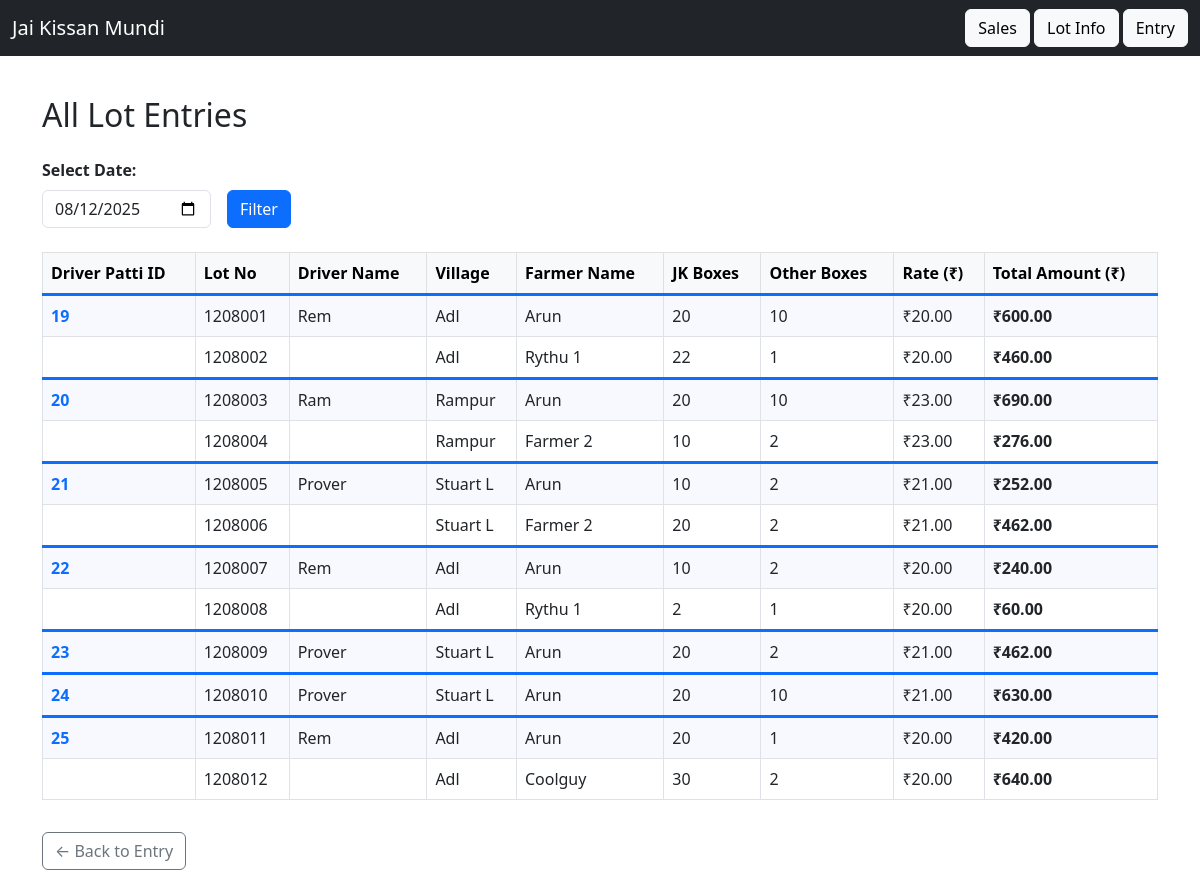
The app's page /lots, older data.
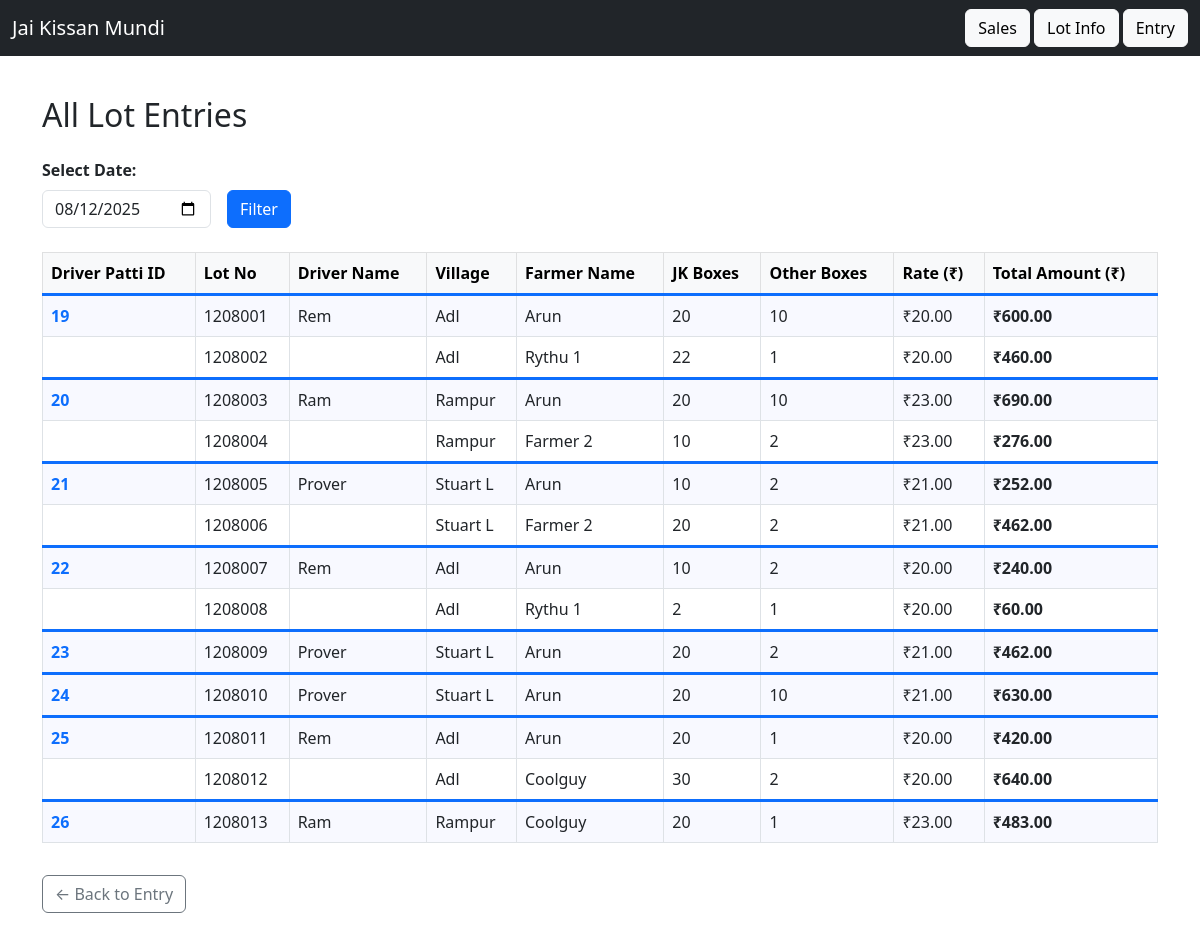
The same page, newer data.
### app/models.py (models this page shows)
class LotInfo(db.Model):
    id = db.Column(db.Integer, primary_key=True)
    driver_patti_id = db.Column(db.Integer, db.ForeignKey('driver_patti.id'))
    farmer_id = db.Column(db.Integer, db.ForeignKey('farmer.id'))
    lot_number = db.Column(db.String(50))
    jk_boxes = db.Column(db.Integer)
    other_boxes = db.Column(db.Integer)
    transport_rate = db.Column(db.Float)
    total_boxes = db.Column(db.Integer)
    transport_amount = db.Column(db.Float)
    date = db.Column(db.String(20))

class Driver(db.Model):
    id = db.Column(db.Integer, primary_key=True)
    name = db.Column(db.String(100), nullable=False)
    vehicle_number = db.Column(db.String(50))
    village = db.Column(db.String(100))
    default_rate = db.Column(db.Float)

class Farmer(db.Model):
    id = db.Column(db.Integer, primary_key=True)
    name = db.Column(db.String(100), nullable=False)

### app/routes.py (the view)
@main.route('/lots', methods=['GET'])
def show_lots():
    selected_date = request.args.get('date', date.today().isoformat())
    conn = get_db_connection()
    lots = conn.execute("""
        SELECT
            dp.id as driver_patti_id,
            l.lot_number,
            d.name AS driver_name,
            d.village AS village,
            f.name AS farmer_name,
            l.jk_boxes,
            l.other_boxes,
            dp.transport_rate,
            (l.jk_boxes + l.other_boxes) * dp.transport_rate AS total_amount
        FROM lot_info l
        JOIN driver_patti dp ON l.driver_patti_id = dp.id
        JOIN driver d ON dp.driver_id = d.id
        JOIN farmer f ON l.farmer_id = f.id
        WHERE dp.date = ?
        ORDER BY dp.id ASC, l.lot_number ASC
    """, (selected_date,)).fetchall()
    conn.close()
    return render_template('lots.html', lots=lots, selected_date=selected_date)

### app/routes.py (called while the page is built)
def get_db_connection():
    conn = sqlite3.connect(DB_PATH)
    conn.row_factory = sqlite3.Row  # Allows accessing columns by name
    return conn

### app/templates/lots.html (shortened to what this page needs)
{% extends 'base.html' %}
{% block content %}
<h2 class="mb-4">All Lot Entries</h2>
<form method="get" class="row g-3 align-items-end mb-4">
  <div class="col-auto">
    <label for="date" class="form-label">Select Date:</label>
    <input type="date" id="date" name="date" value="{{ selected_date }}" class="form-control" required>
  </div>
  <div class="col-auto">
    <button type="submit" class="btn btn-primary">Filter</button>
  </div>
</form>
<div class="table-responsive">
  <table class="table table-bordered table-hover align-middle">
    <thead class="table-light">
      <tr>
        <th scope="col">Driver Patti ID</th>
        <th scope="col">Lot No</th>
        <th scope="col">Driver Name</th>
        <th scope="col">Village</th>
        <th scope="col">Farmer Name</th>
        <th scope="col">JK Boxes</th>
        <th scope="col">Other Boxes</th>
        <th scope="col">Rate (₹)</th>
        <th scope="col">Total Amount (₹)</th>
      </tr>
    </thead>
<tbody>
  {% set ns = namespace(last=None) %}
  {% for row in lots %}
    {% set new_group = (row.driver_patti_id != ns.last) %}
    <tr class="{% if new_group %}patti-start{% endif %}">
      <td>
        {% if new_group %}
          <a href="{{ url_for('main.edit_patti', patti_id=row.driver_patti_id) }}">
            {{ row.driver_patti_id }}
          </a>
        {% endif %}
      </td>
      <td>{{ row.lot_number }}</td>
      <td>{% if new_group %}{{ row.driver_name }}{% endif %}</td>
      <td>{{ row.village }}</td>
      <td>{{ row.farmer_name }}</td>
      <td>{{ row.jk_boxes }}</td>
      <td>{{ row.other_boxes }}</td>
      <td>₹{{ "%.2f"|format(row.transport_rate) }}</td>
      <td><strong>₹{{ "%.2f"|format(row.total_amount) }}</strong></td>
    </tr>
    {% set ns.last = row.driver_patti_id %}
  {% else %}
    <tr>
      <td colspan="9" class="text-center text-muted">No lots found for selected date.</td>
    </tr>
  {% endfor %}
</tbody>
  </table>
</div>
<a href="{{ url_for('main.entry') }}" class="btn btn-outline-secondary mt-3">← Back to Entry</a>
{% endblock %}

Row changes from the older to the newer data that the page shows:
added LotInfo: driver_patti_id "26", lot_number "1208013", driver_name "Ram", village "Rampur", farmer_name "Coolguy", jk_boxes "20", other_boxes "1", transport_rate "23.00", total_amount "483.00"
